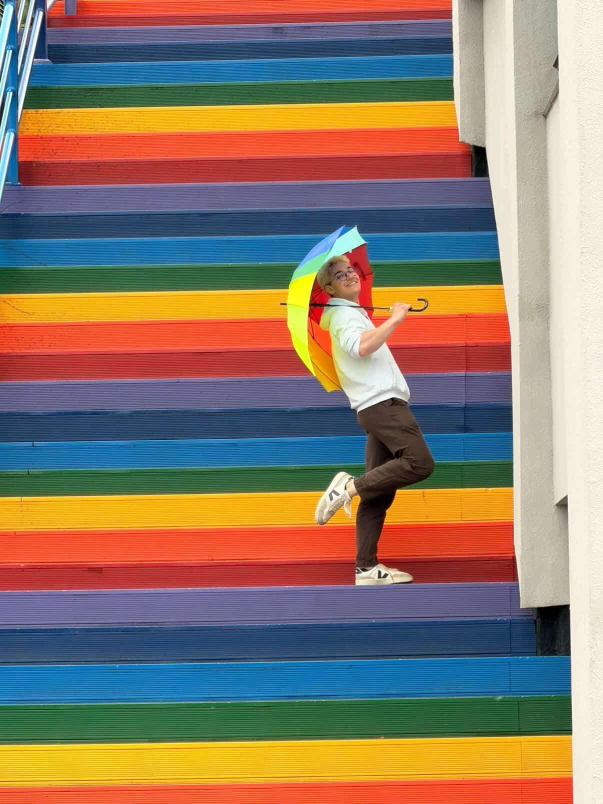
#> input picture stockage_image/coming_out_de_thomas.jpg, 1206 x 1608 px (shown at 1/2 size)
$ python Functional_test.py
#> lines starting #> are read from the running program, lines starting #| are printed output that depends on the picture
### Blender.py
from PIL import Image
import numpy as np


def resize_to(img: np.ndarray, width: int, height: int) -> np.ndarray:
    """Redimensionne une image float [0,1] (gris, RGB ou RGBA) à (width, height)."""
    adjusted = (np.clip(img, 0, 1) * 255).astype(np.uint8)
    pil = Image.fromarray(adjusted).resize((int(width), int(height)), Image.LANCZOS)
    return np.array(pil) / 255

def resize_cover(img: np.ndarray, width: int, height: int) -> np.ndarray:
    """Remplit exactement (width, height) sans déformer : agrandit/réduit puis rogne au centre."""
    h, w = img.shape[:2]
    scale = max(width / w, height / h)
    new_w = max(width, round(w * scale))
    new_h = max(height, round(h * scale))
    big = resize_to(img, new_w, new_h)
    x0, y0 = (new_w - width) // 2, (new_h - height) // 2
    return big[y0:y0 + height, x0:x0 + width]

def _to_rgba(img: np.ndarray) -> np.ndarray:
    """Convertit une image (gris, RGB ou RGBA) en RGBA, alpha opaque."""
    if img.ndim == 2:
        img = img[..., None]
    if img.shape[2] == 1:
        img = np.repeat(img, 3, axis=2)
    if img.shape[2] == 3:
        opaque = 255 if np.issubdtype(img.dtype, np.integer) else 1.0
        alpha = np.full(img.shape[:2] + (1,), opaque, dtype=img.dtype)
        img = np.concatenate((img, alpha), axis=2)
    return img

def _paste(canvas: np.ndarray, img: np.ndarray, x: int, y: int) -> None:
    """Colle img dans canvas (coin haut-gauche en (x, y)), en rognant ce qui dépasse."""
    H, W = canvas.shape[:2]
    h, w = img.shape[:2]
    x0, y0 = max(x, 0), max(y, 0)
    x1, y1 = min(x + w, W), min(y + h, H)
    if x0 >= x1 or y0 >= y1:
        return
    canvas[y0:y1, x0:x1] = img[y0 - y:y1 - y, x0 - x:x1 - x]

def ImageReshape(photo1: np.ndarray, photo2: np.ndarray,
                 position_top_left, mode: str = "intersection"):
    """
    Met photo1 et photo2 au même format. photo2 est placée avec son coin
    haut-gauche en (x, y) dans le repère de photo1.

    mode :
      "intersection" : on RÉDUIT les deux images à la zone qu'elles ont en commun
                       (résultat entièrement opaque). Erreur si elles ne se chevauchent pas.
      "union"        : on AGRANDIT les deux images pour tout contenir
                       (transparent là où une image est absente).
      "photo1"       : cadre de photo1 conservé, photo2 rognée / complétée.
      "photo2"       : cadre de photo2 conservé, photo1 rognée / complétée.

    Retourne (result1, result2) : deux images RGBA de même shape.
    """
    x2, y2 = int(position_top_left[0]), int(position_top_left[1])

    photo1 = _to_rgba(photo1)
    photo2 = _to_rgba(photo2)
    h1, w1 = photo1.shape[:2]
    h2, w2 = photo2.shape[:2]

    if mode == "intersection":
        x_min, y_min = max(0, x2), max(0, y2)
        x_max, y_max = min(w1, x2 + w2), min(h1, y2 + h2)
        if x_min >= x_max or y_min >= y_max:
            raise ValueError("Les deux images ne se chevauchent pas : "
                             "mode 'intersection' impossible.")
    elif mode == "union":
        x_min, y_min = min(0, x2), min(0, y2)
        x_max, y_max = max(w1, x2 + w2), max(h1, y2 + h2)
    elif mode == "photo1":
        x_min, y_min, x_max, y_max = 0, 0, w1, h1
    elif mode == "photo2":
        x_min, y_min, x_max, y_max = x2, y2, x2 + w2, y2 + h2
    else:
        raise ValueError(f"mode inconnu : {mode!r}")

    W, H = x_max - x_min, y_max - y_min
    dtype = np.result_type(photo1.dtype, photo2.dtype)
    result1 = np.zeros((H, W, 4), dtype=dtype)
    result2 = np.zeros((H, W, 4), dtype=dtype)

    _paste(result1, photo1, -x_min, -y_min)
    _paste(result2, photo2, x2 - x_min, y2 - y_min)

    return result1, result2

def NormalBlend(photo1: np.ndarray, photo2: np.ndarray, opacity : float):
    return (1 - opacity) * photo1 + opacity * photo2

def MultiplyBlend(photo1: np.ndarray, photo2: np.ndarray):
    return photo1*photo2

def LighterBlend(photo1: np.ndarray, photo2: np.ndarray):
    return 1-(1-photo1)*(1-photo2)

# [11 lines left out: function OverlayBlend, not called in this run]

def split(img):
    if img.shape[2] == 4:
        return img[..., :3], img[..., 3:4]
    return img, np.ones(img.shape[:2] + (1,), dtype=img.dtype)

def DifferenceBlend(photo1: np.ndarray, photo2: np.ndarray):
    c1, a1 = split(photo1)
    c2, a2 = split(photo2)

    diff = np.abs(c1 - c2)
    rgb = a1 * a2 * diff + a1 * (1 - a2) * c1 + a2 * (1 - a1) * c2
    alpha = a1 + a2 - a1 * a2
    rgb = np.divide(rgb, alpha, out=np.zeros_like(rgb), where=alpha > 0)

    if photo1.shape[2] == 3 and photo2.shape[2] == 3:
        return rgb
    return np.concatenate((rgb, alpha), axis=2)

BLEND = {
    "ImageReshape" : ImageReshape,
    "NormalBlend" : NormalBlend,
    "MultiplyBlend" : MultiplyBlend,
    "LighterBlend" : LighterBlend,
    "OverlayBlend" : OverlayBlend,
    "DifferenceBlend" : DifferenceBlend
}


### Filter.py
from PIL import Image
import numpy as np


class Filter:
    R = 0
    G = 1
    B = 2

    @staticmethod
    def CheckPhoto(photo):
        try:
            if not isinstance(photo, np.ndarray):
                raise TypeError("photo must be a numpy.ndarray")
            if photo.ndim != 3:
                raise ValueError("photo must have 3 dimensions")
            if photo.shape[2] != 3:
                raise ValueError("photo must have exactly 3 color channels")
            if photo.shape[0] <= 0 or photo.shape[1] <= 0:
                raise ValueError("photo must have a valid width and height")
            if not np.issubdtype(photo.dtype, np.number):
                raise TypeError("photo must contain numerical values")
            if not np.all(np.isfinite(photo)):
                raise ValueError("photo contains NaN or infinite values")
            if np.any(photo < 0) or np.any(photo > 1):
                raise ValueError("photo values must be between 0 and 1")
            return True
        except Exception as error:
            print(f"Photo error: {error}")
            return False

    # [277 lines left out: functions GrayScale, BlackWhiteFilter, Warm, Cool, InvertedBlueGreen, InvertedRedBlue and 9 more, not called in this run]

    @staticmethod
    def Sepia(photo: np.ndarray):
        try:
            if not Filter.CheckPhoto(photo):
                return None
            r = photo[:, :, 0].copy()
            g = photo[:, :, 1].copy()
            b = photo[:, :, 2].copy()
            new_R = 0.393 * r + 0.769 * g + 0.189 * b
            new_G = 0.349 * r + 0.686 * g + 0.168 * b
            new_B = 0.272 * r + 0.534 * g + 0.131 * b
            photo[:, :, 0] = np.clip(new_R, 0, 1)
            photo[:, :, 1] = np.clip(new_G, 0, 1)
            photo[:, :, 2] = np.clip(new_B, 0, 1)
            return photo
        except Exception as error:
            print(f"Sepia error: {error}")
            return None

    # [111 lines left out: functions Blur, Noisefilter, Sharpen, Emboss, Vignette, not called in this run]

    @staticmethod
    def Pixelate(photo: np.ndarray, size: int):
        try:
            if not Filter.CheckPhoto(photo):
                return None
            if not isinstance(size, (int, np.integer)):
                raise TypeError("size must be an integer")
            if size <= 0:
                raise ValueError("size must be greater than 0")
            height, width, chan = photo.shape
            for y in range(0, height, size):
                for x in range(0, width, size):
                    block = photo[y:min(y + size, height), x:min(x + size, width), :]
                    average = np.mean(block, axis=(0, 1))
                    photo[y:min(y + size, height), x:min(x + size, width), :] = average
            return photo
        except Exception as error:
            print(f"Pixelate error: {error}")
            return None

    # [42 lines left out: functions Solarize, Gamma, Apply, not called in this run]


# Dictionnaire des filtres (défini après la classe pour pouvoir référencer les méthodes)
Filter.FILTRE = {
    "GrayScale": Filter.GrayScale,
    "BlackWhiteFilter": Filter.BlackWhiteFilter,
    "Warm": Filter.Warm,
    "Cool": Filter.Cool,
    "InvertedBlueGreen": Filter.InvertedBlueGreen,
    "InvertedRedBlue": Filter.InvertedRedBlue,
    "InvertedGreenRed": Filter.InvertedGreenRed,
    "ColorFilter": Filter.ColorFilter,
    "ColorBoost": Filter.ColorBoost,
    "Negative": Filter.Negative,
    "Posterize": Filter.Posterize,
    "Brightness": Filter.Brightness,
    "Darkness": Filter.Darkness,
    "Contrast": Filter.Contrast,
    "BlackBorder": Filter.BlackBorder,
    "Sepia": Filter.Sepia,
    "Blur": Filter.Blur,
    "Noisefilter": Filter.Noisefilter,
    "Sharpen": Filter.Sharpen,
    "Emboss": Filter.Emboss,
    "Vignette": Filter.Vignette,
    "Pixelate": Filter.Pixelate,
    "Solarize": Filter.Solarize,
    "Gamma": Filter.Gamma,
}

### Functional_test.py
from Blender import *
from Filter import Filter


def array_to_img(arr:np.ndarray):
    adjusted = np.array(np.clip(arr,0,1)*255,dtype = np.uint8)
    pil_img = Image.fromarray(adjusted)
    return pil_img

def array_from_file(str):
    pil_im = Image.open(str).convert("RGB")
    return np.array(pil_im)/255

def show_from_array(arr:np.ndarray):
    bound_im=np.clip(arr,0,1)
    new_pil_im = array_to_img(bound_im)
    new_pil_im.show()
    input("Press Enter to continue")

def alpha_count(r: np.ndarray) -> int:
    """Nombre de pixels visibles (alpha > 0)."""
    return int((r[..., 3] > 0).sum())


def make_coord_img(h: int, w: int) -> np.ndarray:
    """Image dont chaque pixel (x, y) contient [x, y, 0] -> permet de vérifier l'alignement."""
    img = np.zeros((h, w, 3))
    img[..., 0] = np.arange(w)[None, :]
    img[..., 1] = np.arange(h)[:, None]
    return img


def run_tests():
    p1 = np.full((100, 200, 3), 0.2)      # h=100, w=200
    p2 = np.full((20, 30, 3), 0.8)        # h=20,  w=30
    big = np.full((300, 400, 3), 0.8)     # h=300, w=400

    def check(r1, r2, shape, a1=None, a2=None):
        assert r1.shape == r2.shape == shape, f"shape {r1.shape} / {r2.shape} != {shape}"
        if a1 is not None:
            assert alpha_count(r1) == a1, f"alpha r1 = {alpha_count(r1)} != {a1}"
        if a2 is not None:
            assert alpha_count(r2) == a2, f"alpha r2 = {alpha_count(r2)} != {a2}"

    r1, r2 = ImageReshape(p1, p2, [10, 10], "intersection")
    check(r1, r2, (20, 30, 4), 600, 600)

    r1, r2 = ImageReshape(p1, p2, [190, 90], "intersection")
    check(r1, r2, (10, 10, 4), 100, 100)

    r1, r2 = ImageReshape(p1, p2, [-10, -5], "intersection")
    check(r1, r2, (15, 20, 4), 300, 300)

    r1, r2 = ImageReshape(p1, big, [0, 0], "intersection")
    check(r1, r2, (100, 200, 4), 20000, 20000)

    r1, r2 = ImageReshape(p1, big, [-50, -20], "intersection")
    check(r1, r2, (100, 200, 4), 20000, 20000)

    for pos in ([500, 500], [200, 0], [0, 100], [-30, 0], [0, -20]):
        try:
            ImageReshape(p1, p2, pos, "intersection")
            assert False, f"ValueError attendue pour {pos}"
        except ValueError:
            pass

    r1, r2 = ImageReshape(p1, p2, [10, 10], "union")
    check(r1, r2, (100, 200, 4), 20000, 600)

    r1, r2 = ImageReshape(p1, p2, [190, 90], "union")
    check(r1, r2, (110, 220, 4), 20000, 600)

    r1, r2 = ImageReshape(p1, p2, [-10, -5], "union")
    check(r1, r2, (105, 210, 4), 20000, 600)

    r1, r2 = ImageReshape(p1, big, [-50, -20], "union")
    check(r1, r2, (300, 400, 4), 20000, 120000)

    r1, r2 = ImageReshape(p1, p2, [500, 500], "union")
    check(r1, r2, (520, 530, 4), 20000, 600)

    r1, r2 = ImageReshape(p1, p2, [10, 10], "photo1")
    check(r1, r2, (100, 200, 4), 20000, 600)

    r1, r2 = ImageReshape(p1, p2, [190, 90], "photo1")
    check(r1, r2, (100, 200, 4), 20000, 100)

    r1, r2 = ImageReshape(p1, p2, [-10, -5], "photo1")
    check(r1, r2, (100, 200, 4), 20000, 300)

    r1, r2 = ImageReshape(p1, big, [0, 0], "photo1")
    check(r1, r2, (100, 200, 4), 20000, 20000)

    r1, r2 = ImageReshape(p1, p2, [500, 500], "photo1")
    check(r1, r2, (100, 200, 4), 20000, 0)

    r1, r2 = ImageReshape(p1, p2, [10, 10], "photo2")
    check(r1, r2, (20, 30, 4), 600, 600)

    r1, r2 = ImageReshape(p1, p2, [190, 90], "photo2")
    check(r1, r2, (20, 30, 4), 100, 600)

    r1, r2 = ImageReshape(p1, big, [-50, -20], "photo2")
    check(r1, r2, (300, 400, 4), 20000, 120000)

    c1 = make_coord_img(100, 200)
    c2 = make_coord_img(20, 30)

    r1, r2 = ImageReshape(c1, c2, [10, 10], "intersection")
    assert np.allclose(r1[0, 0, :2], [10, 10]) and np.allclose(r2[0, 0, :2], [0, 0])
    assert np.allclose(r1[-1, -1, :2], [39, 29]) and np.allclose(r2[-1, -1, :2], [29, 19])

    r1, r2 = ImageReshape(c1, c2, [-10, -5], "intersection")
    assert np.allclose(r1[0, 0, :2], [0, 0]) and np.allclose(r2[0, 0, :2], [10, 5])

    r1, r2 = ImageReshape(c1, c2, [-10, -5], "union")
    assert np.allclose(r1[5, 10, :2], [0, 0]) and np.allclose(r2[0, 0, :2], [0, 0])
    assert r1[0, 0, 3] == 0 and r2[104, 209, 3] == 0

    r1, r2 = ImageReshape(c1, c2, [190, 90], "photo2")
    assert np.allclose(r1[0, 0, :2], [190, 90]) and np.allclose(r2[0, 0, :2], [0, 0])
    assert r1[0, 10, 3] == 0

    g = np.full((10, 10), 0.5)
    r1, r2 = ImageReshape(p1, g, [0, 0], "intersection")
    check(r1, r2, (10, 10, 4), 100, 100)

    rgba = np.concatenate((p2, np.full((20, 30, 1), 0.5)), axis=2)
    r1, r2 = ImageReshape(p1, rgba, [0, 0], "photo1")
    assert r2[0, 0, 3] == 0.5

    r1, r2 = ImageReshape(p1, p2, [0, 0], "union")
    assert r1[..., 3].max() == 1.0 and r2[..., 3].max() == 1.0

    u1, u2 = np.full((10, 10, 3), 50, np.uint8), np.full((5, 5, 3), 200, np.uint8)
    r1, r2 = ImageReshape(u1, u2, [0, 0], "union")
    assert r1.dtype == np.uint8 and r1[..., 3].max() == 255

    r1, r2 = ImageReshape(p1, p2, np.array([10, 10]), "union")
    check(r1, r2, (100, 200, 4))

    try:
        ImageReshape(p1, p2, [0, 0], "nimporte")
        assert False, "ValueError attendue"
    except ValueError:
        pass

    print("Tous les tests passent")


def main():
    run_tests()

    im1 = array_from_file("stockage_image/coming_out_de_thomas.jpg")
#> in array_from_file, pil_im is the input picture: PIL image 1206x1608 RGB; mean R, G, B 142.2, 121.7, 104.6
    im2 = array_from_file("stockage_image/sashimi.jpg")
#> call 2 of array_from_file, with str = 'stockage_image/sashimi.jpg'
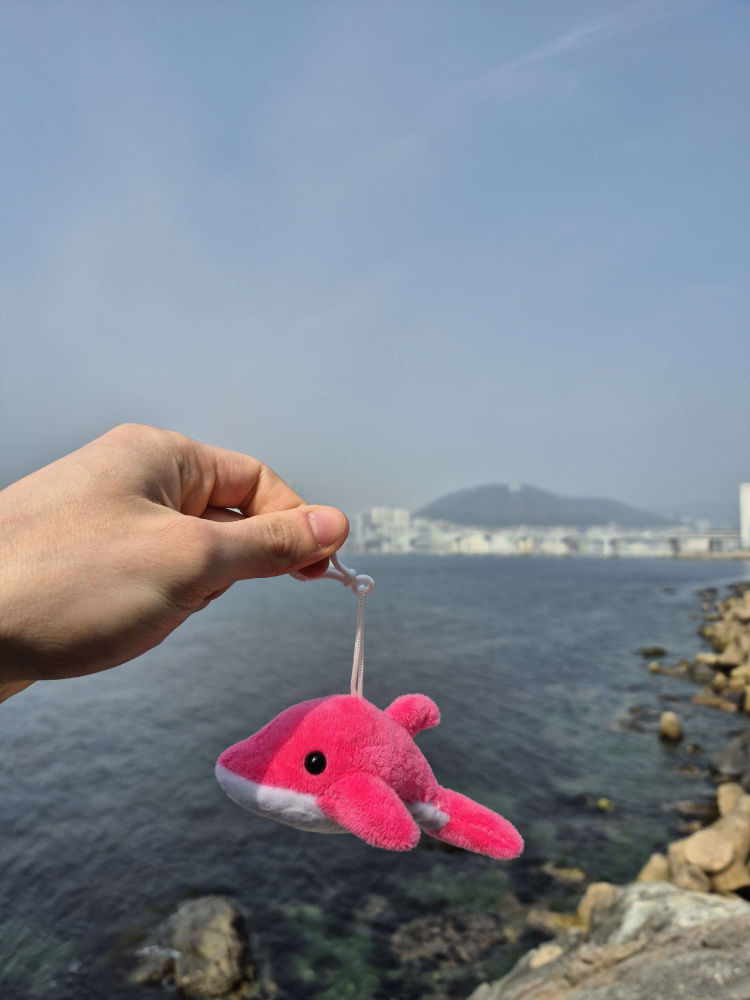
#> input picture stockage_image/sashimi.jpg, 3000 x 4000 px (shown at 1/4 size)
#> in array_from_file, pil_im is the input picture: PIL image 3000x4000 RGB; mean R, G, B 128.8, 132.8, 144.4
    h1, w1 = im1.shape[:2]
#> h1 = 1608; w1 = 1206
    im2 = resize_cover(im2, w1, h1)
    im1 = Filter.Sepia(im1)
#> in Sepia, `r = photo[:, :, 0].copy()`:
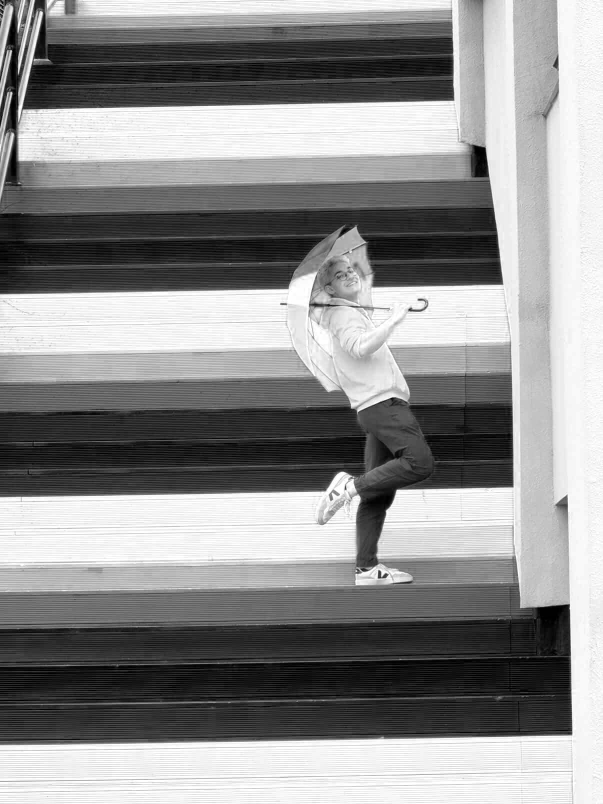
#> r: shape (1608, 1206) float64 (shown at 1/2 size); min 0, max 1, mean 0.558
#> in Sepia, `b = photo[:, :, 2].copy()`:
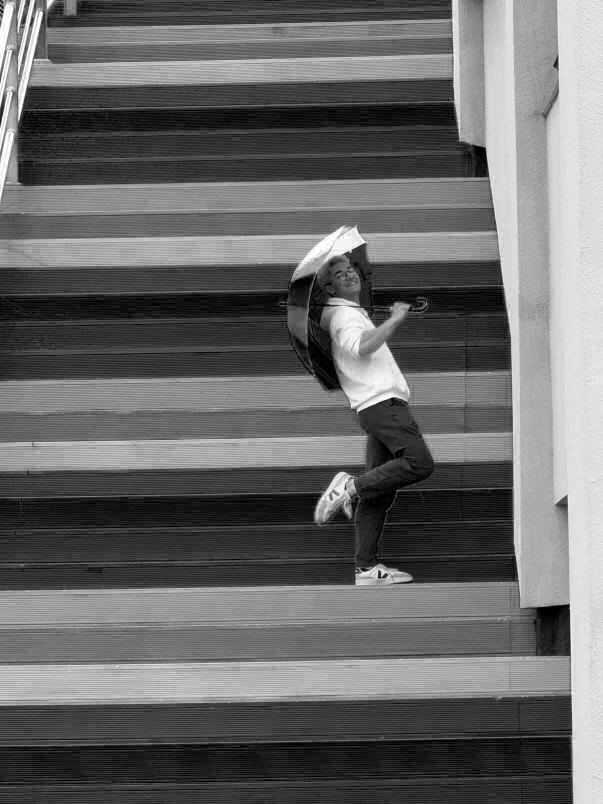
#> b: shape (1608, 1206) float64 (shown at 1/2 size); min 0, max 1, mean 0.41
#> in Sepia, `new_R = 0.393 * r + 0.769 * g + 0.189 * b`:
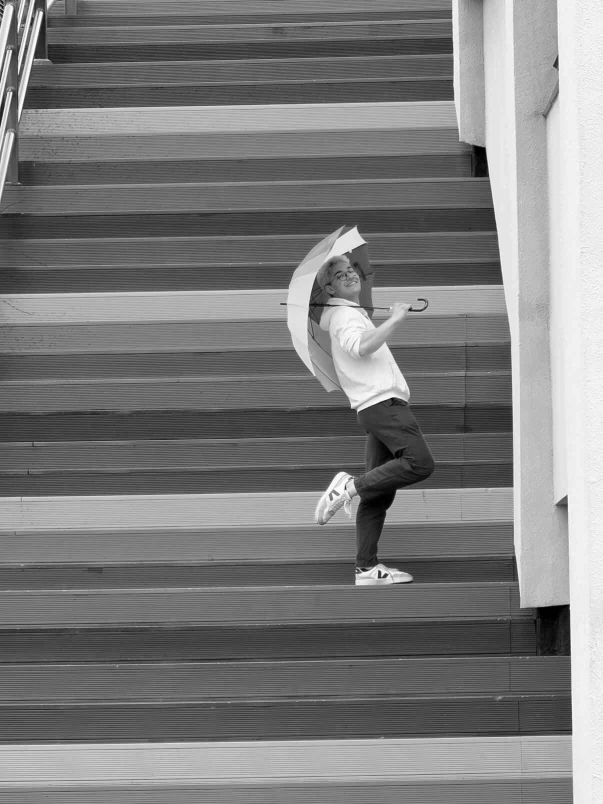
#> new_R: shape (1608, 1206) float64 (shown at 1/2 size); min 0, max 1.35, mean 0.664; drawn with min black and max white
#> in Sepia, `photo[:, :, 2] = np.clip(new_B, 0, 1)`:
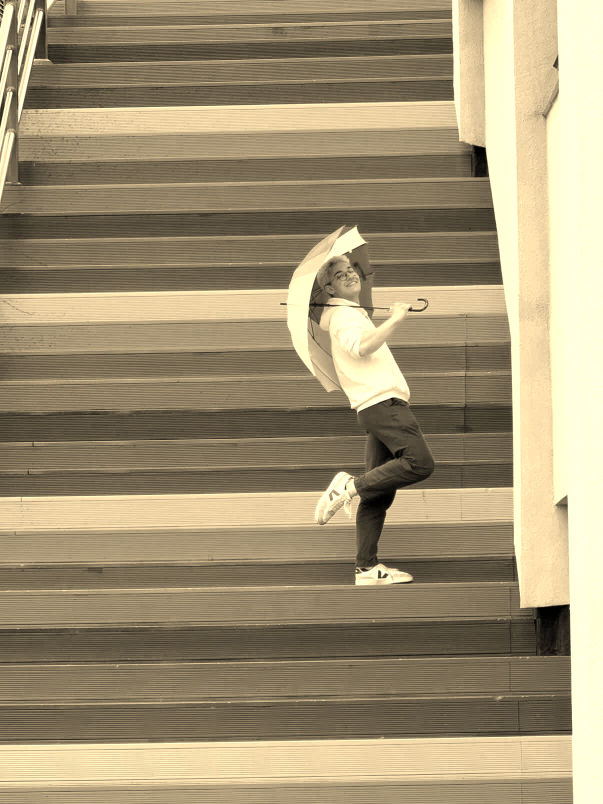
#> photo: shape (1608, 1206, 3) float64 (shown at 1/2 size); mean of channels 0, 1, 2 0.636, 0.58, 0.46; drawn as R, G, B
    im2 = Filter.Pixelate(im2, 40)
#> after the loop in Pixelate, `for y in range(0, height, size):`:
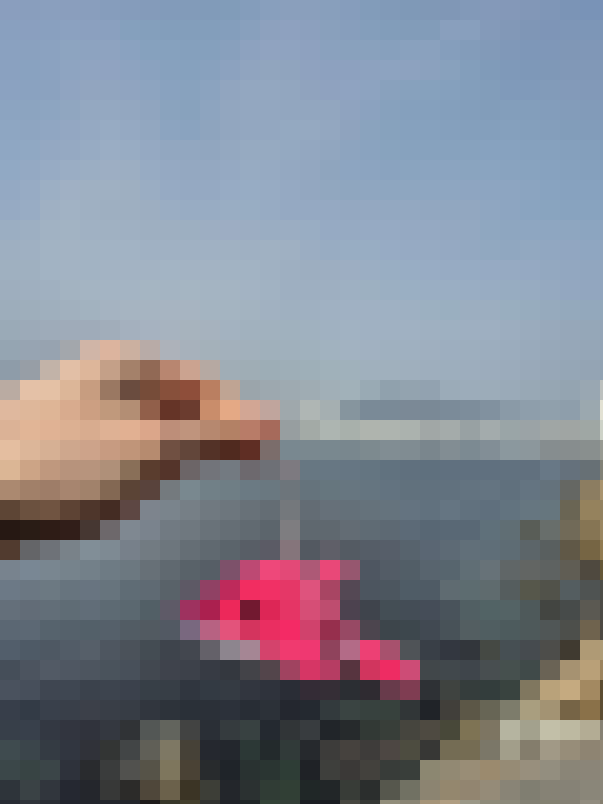
#> photo: shape (1608, 1206, 3) float64 (shown at 1/2 size); mean of channels 0, 1, 2 0.505, 0.521, 0.566; drawn as R, G, B
    position = [0, 0]
    print(f"im1 : {w1}x{h1} px | im2 : {im2.shape[1]}x{im2.shape[0]} px | position : {position}")
#| im1 : 1206x1608 px | im2 : 1206x1608 px | position : [0, 0]

    try:
        r_fond, r_insert = ImageReshape(im1, im2, position, mode="intersection")
    except ValueError as e:
        print("Erreur :", e)
        return

    print("Format commun :", r_fond.shape)
#| Format commun : (1608, 1206, 4)
    im = DifferenceBlend(r_fond, r_insert)
#> in DifferenceBlend, `c1, a1 = split(photo1)`: a1: shape (1608, 1206, 1) float64; every value is 1
#> in DifferenceBlend, `diff = np.abs(c1 - c2)`:
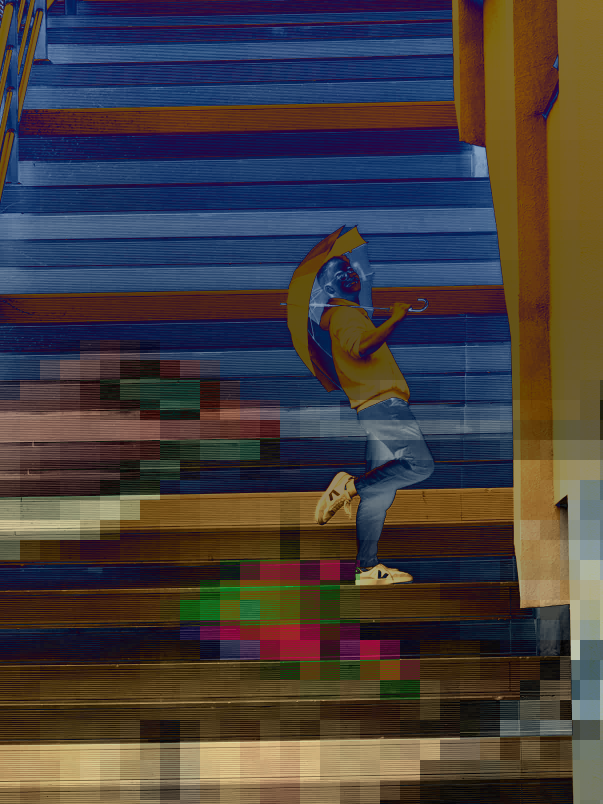
#> diff: shape (1608, 1206, 3) float64 (shown at 1/2 size); mean of channels 0, 1, 2 0.274, 0.246, 0.245; drawn as R, G, B
    show_from_array(im)


main()
